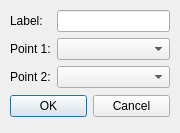
<?xml version="1.0" encoding="UTF-8"?>
<ui version="4.0">
 <class>AddLinePerpendicularBisector</class>
 <widget class="QDialog" name="AddLinePerpendicularBisector">
  <property name="geometry">
   <rect>
    <x>0</x>
    <y>0</y>
    <width>180</width>
    <height>133</height>
   </rect>
  </property>
  <property name="windowTitle">
   <string>Dialog</string>
  </property>
  <widget class="QDialogButtonBox" name="buttonBox">
   <property name="geometry">
    <rect>
     <x>10</x>
     <y>90</y>
     <width>160</width>
     <height>32</height>
    </rect>
   </property>
   <property name="orientation">
    <enum>Qt::Horizontal</enum>
   </property>
   <property name="standardButtons">
    <set>QDialogButtonBox::Cancel|QDialogButtonBox::Ok</set>
   </property>
  </widget>
  <widget class="QWidget" name="formLayoutWidget">
   <property name="geometry">
    <rect>
     <x>10</x>
     <y>10</y>
     <width>160</width>
     <height>80</height>
    </rect>
   </property>
   <layout class="QFormLayout" name="formLayout">
    <item row="0" column="0">
     <widget class="QLabel" name="labelLabel">
      <property name="text">
       <string>Label:</string>
      </property>
     </widget>
    </item>
    <item row="0" column="1">
     <widget class="QLineEdit" name="labelLineEdit"/>
    </item>
    <item row="1" column="0">
     <widget class="QLabel" name="point1Label">
      <property name="text">
       <string>Point 1:</string>
      </property>
     </widget>
    </item>
    <item row="1" column="1">
     <widget class="QComboBox" name="point1ComboBox"/>
    </item>
    <item row="2" column="0">
     <widget class="QLabel" name="point2Label">
      <property name="text">
       <string>Point 2:</string>
      </property>
     </widget>
    </item>
    <item row="2" column="1">
     <widget class="QComboBox" name="point2ComboBox"/>
    </item>
   </layout>
  </widget>
 </widget>
 <resources/>
 <connections>
  <connection>
   <sender>buttonBox</sender>
   <signal>accepted()</signal>
   <receiver>AddLinePerpendicularBisector</receiver>
   <slot>accept()</slot>
   <hints>
    <hint type="sourcelabel">
     <x>248</x>
     <y>254</y>
    </hint>
    <hint type="destinationlabel">
     <x>157</x>
     <y>274</y>
    </hint>
   </hints>
  </connection>
  <connection>
   <sender>buttonBox</sender>
   <signal>rejected()</signal>
   <receiver>AddLinePerpendicularBisector</receiver>
   <slot>reject()</slot>
   <hints>
    <hint type="sourcelabel">
     <x>316</x>
     <y>260</y>
    </hint>
    <hint type="destinationlabel">
     <x>286</x>
     <y>274</y>
    </hint>
   </hints>
  </connection>
 </connections>
</ui>
